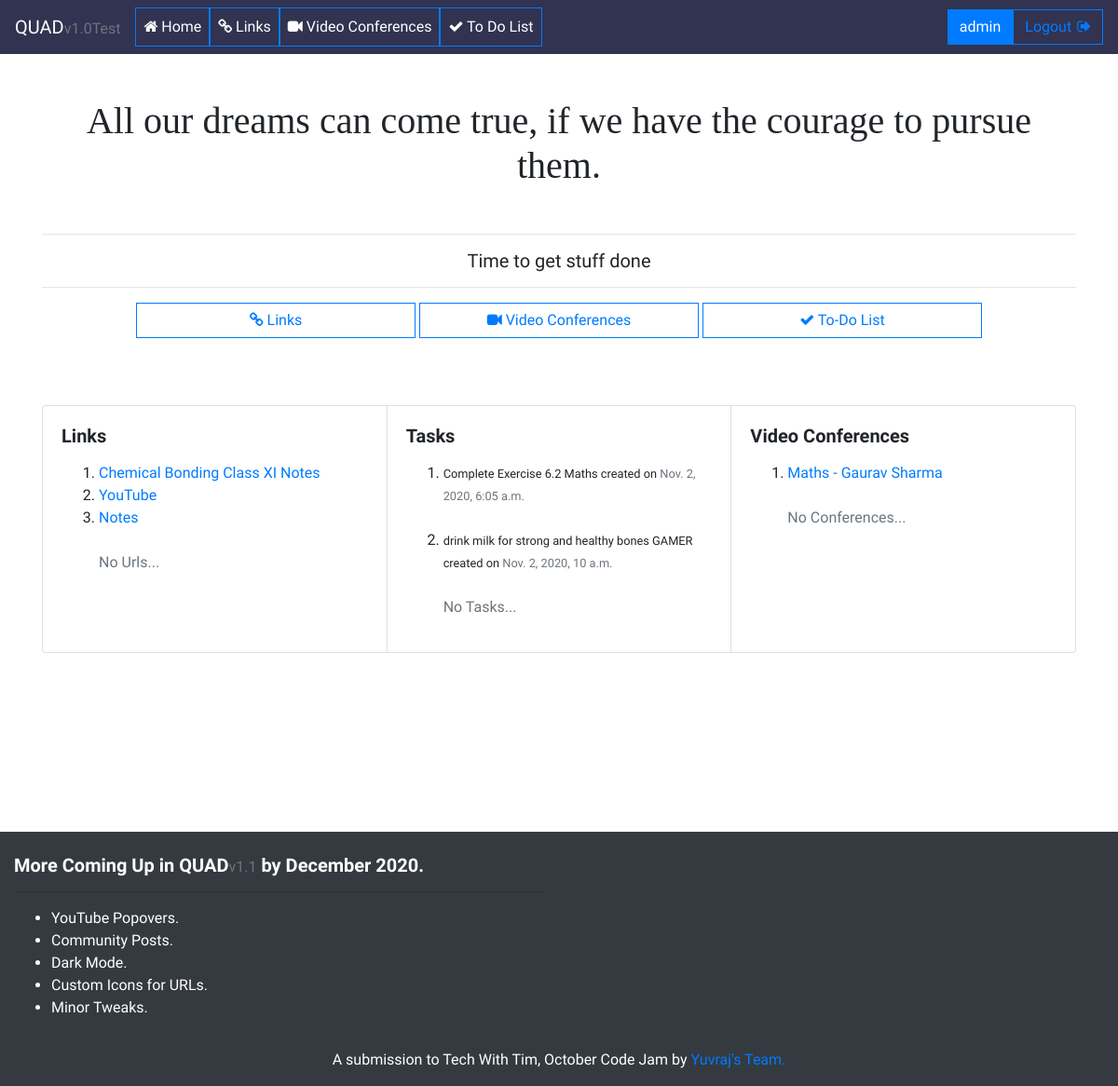
The app's page / (signed in) with its own data.
### mainapp/models.py (models this page shows, shortened)
class Links(models.Model):
    name = models.CharField(max_length=256)
    link = models.URLField()
    author = models.ForeignKey(User, on_delete=models.CASCADE)

class Task(models.Model):
    title = models.CharField(max_length=256)
    complete = models.BooleanField(default=False)
    date_created = models.DateTimeField(auto_now_add=True)
    author = models.ForeignKey(User, on_delete=models.CASCADE)

class VideoConfLinks(models.Model):
    name = models.CharField(max_length=256)
    link = models.URLField()
    platform = models.CharField(max_length=256,  choices=[(
        'Zoom', 'Zoom'), ('Google Meet', 'Google Meet'), ('Jitsi Meet', 'Jitsi Meet'), ('MS Teams', 'MS Teams')])
    author = models.ForeignKey(User, on_delete=models.CASCADE)

### mainapp/views.py (the view)
# urls.py: path('', views.home, name='home'),
def home(request):
    links = Links.objects.all()
    tasks = Task.objects.all()
    videoconf = VideoConfLinks.objects.all()
    quotes = [
        'Focus on being productive instead of being busy.',
        'Your goal is no longer to get more done, but rather to have less to do.',
        'Oh God, you’ve got to do this today.',
        'Glory lies in the attempt to reach one’s goal and not in reaching it',
        'The secret of getting ahead is getting started.',
        'All our dreams can come true, if we have the courage to pursue them.',
        'No one is perfect - that\'s why pencils have erasers',
        'Life is what happens when you\'re busy making other plans.',
    ]
    length = len(quotes)
    selected_quote = quotes[random.randint(0, length-1)]
    context = {'quote': selected_quote, 'links': links,
               'tasks': tasks, 'videoconf': videoconf}
    return render(request, 'home.html', context=context)

### mainapp/templates/home.html (shortened to what this page needs)
{% extends 'base.html' %}
{% block container %}
<br><br>
{% if user.is_authenticated %}
<div class="quote">
    <h1>{{ quote }}</h1>
</div>
<div class="buttons">
    <hr>
    <h5 style="font-weight: lighter;">Time to get stuff done</h5>
    <hr>
    <a href="{% url 'links' %}" class="btn btn-outline-primary"><i class="fa fa-link" aria-hidden="true"></i>
        Links</a>
    <a href="{% url 'videoconf' %}" class="btn btn-outline-primary"><i class="fa fa-video-camera"
            aria-hidden="true"></i>
        Video Conferences</a>
    <a href="{% url 'todo' %}" class="btn btn-outline-primary"><i class="fa fa-check" aria-hidden="true"></i>
        To-Do List</a>
</div>
<br><br><br>
<div class="card-group">
    <div class="card">
        <div class="card-body">
            <h5 class="card-title"><strong>Links</strong></h5>
            <p class="card-text">
            <ol>
                {% for link in links %}
                {% if user.id == link.author.id %}
                <li><a href="{{ link.link }}">{{ link.name }}</a></li>
                {% endif %}
                {% endfor %}
                <br>
                <p class="text-muted">No Urls...</p>
            </ol>
            </p>
        </div>
    </div>
    <div class="card">
        <div class="card-body">
            <h5 class="card-title"><strong>Tasks</strong></h5>
            <p class="card-text">
            <ol>
                {% for task in tasks %}
                {% if user.id == task.author.id %}
                <li><small>{{ task.title }} created on <span class="text-muted">{{ task.date_created }}</span></li>
                </small><br>
                {% endif %}
                {% endfor %}
                <p class="text-muted">No Tasks...</p>
            </ol>
            </p>
        </div>
    </div>
    <div class="card">
        <div class="card-body">
            <h5 class="card-title"><strong>Video Conferences</strong></h5>
            <p class="card-text">
            <ol>
                {% for conf in videoconf %}
                {% if user.id == conf.author.id %}
                <li><a href="{{ conf.link }}">{{ conf.name }}</a></li>
                {% endif %}
                {% endfor %}
                <br>
                <p class="text-muted">No Conferences...</p>
            </ol>
            </p>
        </div>
    </div>
</div>
<br><br>
{% endif %}
<br><br><br>
{% endblock %}

### mainapp/templates/base.html (shortened to what this page needs)
<!doctype html>
<html lang="en">
<head>
    <link rel="stylesheet" href="https://cdn.jsdelivr.net/npm/bootstrap@4.5.3/dist/css/bootstrap.min.css"
>
    <link rel="stylesheet" href="https://stackpath.bootstrapcdn.com/font-awesome/4.7.0/css/font-awesome.min.css">
</head>
<body>
    <nav class="navbar navbar-expand-lg navbar-dark sticky-top" style="background-color: #313351;">
        <a class="navbar-brand" href="{% url 'home' %}"><strong>QUAD</strong><small class="text-muted">v1.0Test</small></a>
        <div class="collapse navbar-collapse" id="navbarSupportedContent">
            <ul class="navbar-nav mr-auto">
                <li class="nav-item active">
                    <a class="nav-link btn btn-outline-primary" href="{% url 'home' %}"><i class="fa fa-home"
                            aria-hidden="true"></i>
                        Home</a>
                </li>
                <li class="nav-item active">
                    <a class="nav-link btn btn-outline-primary" href="{% url 'links' %}"><i class="fa fa-link"
                            aria-hidden="true"></i>
                        Links</a>
                </li>
                <li class="nav-item active">
                    <a class="nav-link btn btn-outline-primary" href="{% url 'videoconf' %}"><i
                            class="fa fa-video-camera" aria-hidden="true"></i>
                        Video Conferences</a>
                </li>
                <li class="nav-item active">
                    <a class="nav-link btn btn-outline-primary" href="{% url 'todo' %}"><i class="fa fa-check"
                            aria-hidden="true"></i>
                        To Do List</a>
                </li>
            </ul><br>
            {% if user.is_authenticated %}
            <span class="btn btn-primary">{{ user.username }}
            </span>
            <a href="{% url 'logout'%}">
                <button class="btn btn-outline-primary my-2 my-sm-0" type="submit">
                    Logout
                    <i class="fa fa-sign-out" style="padding-left: 2px;" aria-hidden="true"></i>
                </button>
            </a>
            {% endif %}
    </nav>
    <div class="container">
        {% block container %}
        {% endblock %}
    </div>
    <br><br><br>
    <footer class="page-footer font-small bg-dark pt-4" style="color:white">
        <div class="container-fluid text-center text-md-left">
            <div class="row">
                <div class="col-md-6 mt-md-0 mt-3">
                    <h5 class="text"><strong>More Coming Up in QUAD<small class="text-muted">v1.1</small> by
                            December 2020.</strong>
                    </h5>
                    <hr>
                    <p>
                    <ul>
                        <li>YouTube Popovers.</li>
                        <li>Community Posts.</li>
                        <li>Dark Mode.</li>
                        <li>Custom Icons for URLs.</li>
                        <li>Minor Tweaks.</li>
                    </ul>
                    </p>
                </div>
            </div>
        </div>
        <div class="footer-copyright text-center py-3">A submission to Tech With Tim, October Code Jam by <a
                href='https://twtcodejam.net/timathon/team/220/'>Yuvraj's Team.</a>
        </div>
    </footer>
</body>
</html>

### mainapp/templates/base.html (style rules this page uses)
body { font-weight: lighter; scroll-behavior: auto; font-family: 'Work Sans'; }
nav .nav-item a, nav .btn { border-radius: 0%; }
.buttons .btn { border-radius: 0px; width: 300px; }
.quote { font-weight: lighter; font-size: xx-large; text-align: center; max-width: 1080px; margin: auto; font-family: 'Playfair Display'; }
.buttons { margin: auto; text-align: center; padding-top: 25px; }

### records on screen
Links: name "Chemical Bonding Class XI Notes"
Links: name "YouTube"
Links: name "Notes"
Task: title "Complete Exercise 6.2 Maths", date_created "Nov. 2, 2020, 6:05 a.m."
Task: title "drink milk for strong and healthy bones GAMER", date_created "Nov. 2, 2020, 10 a.m."
VideoConfLinks: name "Maths - Gaurav Sharma"

### other values on screen
{{ user.username }} "admin"
